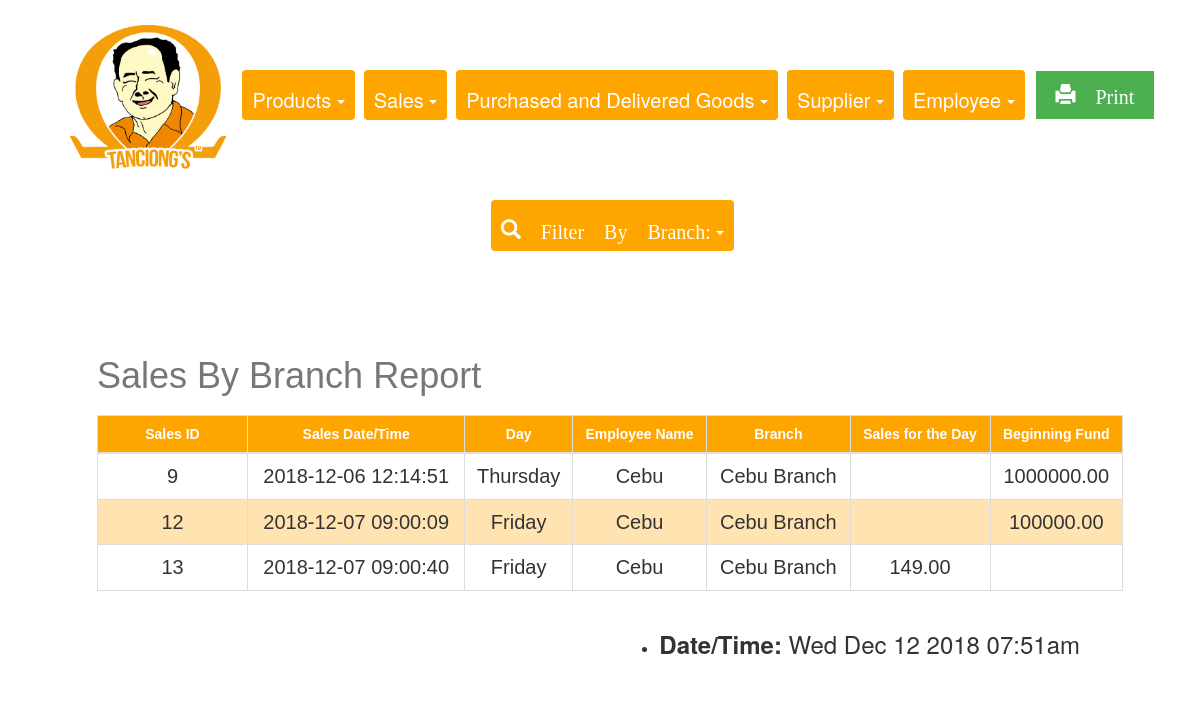
/REPORTS/salesByBranch.php, run on the app's committed database.
### tables this page shows
CREATE TABLE `sales` (
  `sales_id` int(11) NOT NULL,
  `sales_datetime` datetime DEFAULT NULL,
  `employee_id` int(11) DEFAULT NULL,
  `changefund` float(255,2) DEFAULT NULL,
  `total_sales` float(255,2) DEFAULT NULL
);

CREATE TABLE `employee` (
  `employee_id` int(11) NOT NULL,
  `employee_firstname` varchar(255) DEFAULT NULL,
  `employee_lastname` varchar(255) DEFAULT NULL,
  `employee_username` varchar(255) DEFAULT NULL,
  `employee_password` varchar(255) DEFAULT NULL,
  `employee_email` varchar(255) DEFAULT NULL,
  `employee_contactnumber` varchar(15) DEFAULT NULL,
  `employee_tinNumber` varchar(255) DEFAULT NULL,
  `employee_philHealth` varchar(255) DEFAULT NULL,
  `employee_sssNumber` varchar(255) DEFAULT NULL,
  `employee_address` varchar(255) DEFAULT NULL,
  `branch_id` int(11) DEFAULT NULL,
  `role_id` tinyint(4) DEFAULT NULL,
  `deleteStatus` tinyint(4) DEFAULT NULL
);

CREATE TABLE `branch` (
  `branch_id` int(11) NOT NULL,
  `branch_name` varchar(50) DEFAULT NULL
);

### REPORTS/salesByBranch.php (the view, shortened to what this page needs)
<!DOCTYPE html>
<html>
<head>
  <link rel="stylesheet" href="https://maxcdn.bootstrapcdn.com/bootstrap/3.3.7/css/bootstrap.min.css">
  <link rel="stylesheet" type="text/css" href="report.css">
</head>
<body>
<center>
<div class="container-fluid1">
<div class= "choices">
<img class="img1" src="pic.png">
<div class="btn-group">
  <a class="btn dropdown-toggle" data-toggle="dropdown">
   Products
    <span class="caret"></span>
  </a>
</div>
<div class="btn-group">
  <a class="btn dropdown-toggle" data-toggle="dropdown">
    Sales
    <span class="caret"></span>
  </a>
</div>
<div class="btn-group">
  <a class="btn dropdown-toggle" data-toggle="dropdown">
   Purchased and Delivered Goods
    <span class="caret"></span>
  </a>
</div>
<div class="btn-group">
  <a class="btn dropdown-toggle" data-toggle="dropdown">
   Supplier
    <span class="caret"></span>
  </a>
</div>
<div class="btn-group">
  <a class="btn dropdown-toggle" data-toggle="dropdown">
   Employee
    <span class="caret"></span>
  </a>
</div>
<div class="btn-group">
  <a class="button" href="salesReportPrint.php"  target="_blank"><span class="glyphicon glyphicon-print"> Print</span>
  </a>
</div>
</div>
</div>
<div class="btn-group">
  <a class="btn dropdown-toggle" data-toggle="dropdown"><span class="glyphicon glyphicon-search"> Filter By Branch:</span>
    <span class="caret"></span>
  </a>
</div>
<div class="container">
<?php
                    require_once 'connection.php'; ?>
                    <br><br><br>
                    <?php
                     $sql = "SELECT sales.sales_id, sales.sales_datetime, employee.employee_id, branch.branch_id, branch.branch_name, sales.changefund, sales.total_sales, employee.employee_firstname
                     FROM sales,employee, branch
                      WHERE sales.employee_id = employee.employee_id AND employee.branch_id = branch.branch_id
                    ORDER BY sales_id ASC";
                    if($result = mysqli_query($conn, $sql)){
                        if(mysqli_num_rows($result) > 0){
                            echo "<center><table class='table'></center>";
                                echo "<thead>";
                                echo "<caption><h1>Sales By Branch Report</h1></caption>";
                                    echo "<tr style='width: 100px;'>";
                                        echo "<th style='width: 150px;'>Sales ID</th>";
                                        echo "<th>Sales Date/Time</th>";
                                        echo "<th>Day</th>";
                                        echo "<th>Employee Name</th>";
                                         echo "<th>Branch</th>";
                                        echo "<th>Sales for the Day</th>";
                                         echo "<th>Beginning Fund</th>";
                                    echo "</tr>";
                                echo "</thead>";
                                echo "<tbody>";
                                while($row = mysqli_fetch_assoc($result)){
                                    echo "<tr>";
                                        echo "<td> ", "<center>". $row['sales_id'] . "</center>", "</td>";
                                        echo "<td> ","<center>". $row['sales_datetime'] . "</center>","</td>";
                                        $date= $row['sales_datetime'];
                                        $day= date('l', strtotime($date));
                                        echo "<td> ", "<center>". $day . "</center>", "</td>";
                                        echo "<td> ", "<center>". $row['employee_firstname'] . "</center>","</td>";
                                        echo "<td> ", "<center>". $row['branch_name'] . "</center>","</td>";
                                         echo "<td> ", "<center>". $row['total_sales'] . "</center>", "</td>";
                                        echo "<td> ", "<center>". $row['changefund'] . "</center>","</td>";
                                }
                                echo "</tbody>";
                        } else{
                            echo "<p class='lead'><em>No records were found.</em></p>";
                        }
                    } else{
                        echo "ERROR: Could not able to execute $sql. " . mysqli_error($conn);
                    }
                    ?>
<ul class=date>
     <li><h3><b>Date/Time: </b><span id="date"></h3></li>
</ul>
</div>
</body>
</html>

### REPORTS/report.css (style rules this page uses)
body { padding-left: 20px; padding-bottom: 30px; padding-top: 0px; }
.container-fluid1 { padding: 5px 20px; padding-top: 10px; }
.btn-group { padding-left: 5px; padding-right: 0px; padding-top: 15px; padding-bottom:15px; }
.btn { background-color: orange; color: white; padding-top: 16px; padding-left: 16px; padding-right: 10px; font-size: 20px; border: none; padding-left: 10px; }
.img1 { width: 170px; }
.table { font-family: "Trebuchet MS", Arial, Helvetica, sans-serif; border-collapse: collapse; margin-left: auto; margin-right: auto; width: 90%; }
.table td, .table th { border: 1px solid #ddd; padding-left: 12px; padding-right: 12px; padding-bottom: 5px; padding-top:12px; font-size: 20px; }
.table tr:nth-child(even) { background-color: #ffe4b2; }
.table th { padding-top: 20px; padding-bottom: 20px; padding-right: 12px; padding-left: 12px; text-align: center; background-color:#ffa500; color: white; font-size: 14px; }
.date { float: right; padding-right:100px; padding-bottom: 0px; font-size: 14px; }
h1 { padding-top: 2px; padding-bottom: 2px; }
.button { background-color: #4CAF50; border: none; color: white; padding-top: 10px; padding-bottom: 10px; padding-right: 20px; padding-left: 20px; text-align: center; text-decoration: none; display: inline-block; font-size: 20px; margin: 4px 2px; cursor: pointer; }

### data on the page
sales: sales_id "9", sales_datetime "2018-12-06 12:14:51", sales_datetime "Thursday", employee.employee_firstname "Cebu", branch.branch_name "Cebu Branch", changefund "1000000.00"
sales: sales_id "12", sales_datetime "2018-12-07 09:00:09", sales_datetime "Friday", employee.employee_firstname "Cebu", branch.branch_name "Cebu Branch", changefund "100000.00"
sales: sales_id "13", sales_datetime "2018-12-07 09:00:40", sales_datetime "Friday", employee.employee_firstname "Cebu", branch.branch_name "Cebu Branch", total_sales "149.00"
